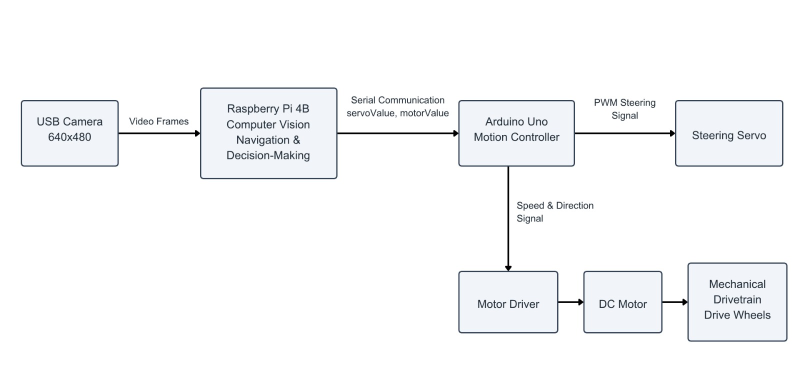
#> input picture others/WhatsApp Image 2026-09-15 at 14.56.41.jpeg, 1600 x 750 px, given in place of the camera (shown at 1/2 size)
$ python vision.py
#> lines starting #> are read from the running program, lines starting #| are printed output that depends on the picture; after the words box and inside, x2 and y2 are one past the last pixel; in counts of white or black regions, pixels touching at a corner belong together
#!/usr/bin/env python3

import cv2
import numpy as np


CAMERA_INDEX = 0
WIDTH = 640
HEIGHT = 480
FPS = 30

OBSTACLE_ROI = (50, 210, 590, 455)
DIRECTION_ROI = (20, 150, 620, 440)
LINE_ROI = (40, 220, 600, 440)
LEFT_ROI = (20, 260, 150, 455)
RIGHT_ROI = (490, 260, 620, 455)
FRONT_ROI = (145, 205, 495, 350)

WALL_THRESHOLD = 100
SIDE_WALL_HIGH = 0.22
FRONT_WALL_HIGH = 0.15

MIN_RED_OBSTACLE_AREA = 1800
MIN_GREEN_OBSTACLE_AREA = 1000
MIN_OBSTACLE_HEIGHT = 35
MAX_OBSTACLE_ASPECT = 1.8

MIN_LINE_AREA = 80
DIRECTION_CONFIRM_FRAMES = 3
DIRECTION_MIN_GAP = 20
LINE_CLEAR_FRAMES = 5
TOTAL_LINE_COUNT = 13

ORANGE_LOW = (8, 80, 70)
ORANGE_HIGH = (30, 255, 255)

BLUE_LOW = (90, 70, 80)
BLUE_HIGH = (140, 255, 255)

GREEN_LOW = (35, 45, 25)
GREEN_HIGH = (85, 255, 255)

RED1_LOW = (0, 100, 60)
RED1_HIGH = (7, 255, 255)
RED2_LOW = (173, 100, 60)
RED2_HIGH = (180, 255, 255)


class Vision:

    def __init__(self):
        self.cap = cv2.VideoCapture(CAMERA_INDEX)
        self.cap.set(cv2.CAP_PROP_FRAME_WIDTH, WIDTH)
        self.cap.set(cv2.CAP_PROP_FRAME_HEIGHT, HEIGHT)
        self.cap.set(cv2.CAP_PROP_FPS, FPS)

        self.direction = "UNKNOWN"
        self.first_color = None
        self.first_color_frames = 0

        self.line_count = 0
        self.line_locked = False
        self.line_clear_frames = 0
        self.counting_enabled = False
        self.waiting_for_start_clear = False
        self.race_complete = False

        print("[VISION] Camera started")
        print("[VISION] Direction: UNKNOWN")

    def crop(self, image, roi):
        x1, y1, x2, y2 = roi
        return image[y1:y2, x1:x2]

    def color_mask(self, hsv, lower, upper):
        lower = np.array(lower, dtype=np.uint8)
        upper = np.array(upper, dtype=np.uint8)
        mask = cv2.inRange(hsv, lower, upper)
        kernel = np.ones((3, 3), np.uint8)
        return cv2.morphologyEx(mask, cv2.MORPH_CLOSE, kernel)

    def largest_object(self, mask, min_area):
        contours, _ = cv2.findContours(mask, cv2.RETR_EXTERNAL, cv2.CHAIN_APPROX_SIMPLE)
        if not contours:
            return None

        valid = [c for c in contours if cv2.contourArea(c) >= min_area]
        if not valid:
            return None

        contour = max(valid, key=cv2.contourArea)
        area = cv2.contourArea(contour)
        x, y, w, h = cv2.boundingRect(contour)

        return {
            "x": x,
            "y": y,
            "w": w,
            "h": h,
            "cx": x + w // 2,
            "cy": y + h // 2,
            "area": area
        }

    def valid_obstacle(self, obj, color):
        if obj is None:
            return False

        if color == "RED" and obj["area"] < MIN_RED_OBSTACLE_AREA:
            return False
        elif color == "GREEN" and obj["area"] < MIN_GREEN_OBSTACLE_AREA:
            return False

        if obj["h"] < MIN_OBSTACLE_HEIGHT:
            return False

        aspect = obj["w"] / max(obj["h"], 1)
        if aspect > MAX_OBSTACLE_ASPECT:
            return False

        return True

    def create_wall_mask(self, frame):
        gray = cv2.cvtColor(frame, cv2.COLOR_BGR2GRAY)
        gray = cv2.GaussianBlur(gray, (5, 5), 0)
        _, mask = cv2.threshold(gray, WALL_THRESHOLD, 255, cv2.THRESH_BINARY_INV)
        kernel = np.ones((5, 5), np.uint8)
        return cv2.morphologyEx(mask, cv2.MORPH_OPEN, kernel)

    def wall_ratio(self, mask, roi):
        section = self.crop(mask, roi)
        if section.size == 0:
            return 0.0
        return np.count_nonzero(section) / section.size

    def detect_walls(self, frame):
        mask = self.create_wall_mask(frame)
        left = self.wall_ratio(mask, LEFT_ROI)
        front = self.wall_ratio(mask, FRONT_ROI)
        right = self.wall_ratio(mask, RIGHT_ROI)
        return left, front, right, mask

    def detect_obstacle(self, frame):
        x1, y1, x2, y2 = OBSTACLE_ROI
        roi = frame[y1:y2, x1:x2]
        hsv = cv2.cvtColor(roi, cv2.COLOR_BGR2HSV)

        green_mask = self.color_mask(hsv, GREEN_LOW, GREEN_HIGH)
        red1 = self.color_mask(hsv, RED1_LOW, RED1_HIGH)
        red2 = self.color_mask(hsv, RED2_LOW, RED2_HIGH)
        red_mask = cv2.bitwise_or(red1, red2)

        green = self.largest_object(green_mask, 200)
        red = self.largest_object(red_mask, 200)

        if not self.valid_obstacle(green, "GREEN"):
            green = None
        if not self.valid_obstacle(red, "RED"):
            red = None

        for obj in (green, red):
            if obj:
                obj["x"] += x1
                obj["y"] += y1
                obj["cx"] += x1
                obj["cy"] += y1

        if green and red:
            if green["area"] >= red["area"]:
                return "GREEN", green, green_mask, red_mask
            return "RED", red, green_mask, red_mask

        if green:
            return "GREEN", green, green_mask, red_mask
        if red:
            return "RED", red, green_mask, red_mask

        return "NO_OBSTACLE", None, green_mask, red_mask

    def detect_direction_lines(self, frame):
        x1, y1, x2, y2 = DIRECTION_ROI
        roi = frame[y1:y2, x1:x2]
        roi = cv2.GaussianBlur(roi, (3, 3), 0)
        hsv = cv2.cvtColor(roi, cv2.COLOR_BGR2HSV)

        orange_mask = self.color_mask(hsv, ORANGE_LOW, ORANGE_HIGH)
        blue_mask = self.color_mask(hsv, BLUE_LOW, BLUE_HIGH)

        orange = self.largest_object(orange_mask, MIN_LINE_AREA)
        blue = self.largest_object(blue_mask, MIN_LINE_AREA)

        if blue is not None and blue["h"] > blue["w"] * 1.5:
            blue = None

        if orange:
            orange["x"] += x1
            orange["y"] += y1
            orange["cx"] += x1
            orange["cy"] += y1

        if blue:
            blue["x"] += x1
            blue["y"] += y1
            blue["cx"] += x1
            blue["cy"] += y1

        return orange, blue

    def detect_lines(self, frame):
        x1, y1, x2, y2 = LINE_ROI
        roi = frame[y1:y2, x1:x2]
        roi = cv2.GaussianBlur(roi, (3, 3), 0)
        hsv = cv2.cvtColor(roi, cv2.COLOR_BGR2HSV)

        orange_mask = self.color_mask(hsv, ORANGE_LOW, ORANGE_HIGH)
        blue_mask = self.color_mask(hsv, BLUE_LOW, BLUE_HIGH)

        orange = self.largest_object(orange_mask, MIN_LINE_AREA)
        blue = self.largest_object(blue_mask, MIN_LINE_AREA)

        if blue is not None and blue["h"] > blue["w"] * 1.5:
            blue = None

        if orange:
            orange["x"] += x1
            orange["y"] += y1
            orange["cx"] += x1
            orange["cy"] += y1

        if blue:
            blue["x"] += x1
            blue["y"] += y1
            blue["cx"] += x1
            blue["cy"] += y1

        return orange, blue, orange_mask, blue_mask

    def update_direction(self, orange, blue):
        if self.direction != "UNKNOWN":
            return

        if orange is None or blue is None:
            self.first_color = None
            self.first_color_frames = 0
            return

        orange_y = orange["cy"]
        blue_y = blue["cy"]
        gap = abs(orange_y - blue_y)

        if gap < DIRECTION_MIN_GAP:
            self.first_color = None
            self.first_color_frames = 0
            print("[DIR] WAIT | GAP:", gap)
            return

        current = "ORANGE" if orange_y > blue_y else "BLUE"

        if current == self.first_color:
            self.first_color_frames += 1
        else:
            self.first_color = current
            self.first_color_frames = 1

        print(f"[DIR] {current} {self.first_color_frames}/{DIRECTION_CONFIRM_FRAMES} | O: {orange_y} | B: {blue_y} | GAP: {gap}")

        if self.first_color_frames < DIRECTION_CONFIRM_FRAMES:
            return

        self.direction = "CLOCKWISE" if current == "ORANGE" else "COUNTERCLOCKWISE"
        self.waiting_for_start_clear = True

        print("\n==============================")
        print("[DIRECTION LOCKED]", self.direction)
        print("==============================\n")

    def update_counting_state(self, orange, blue):
        if self.direction == "UNKNOWN" or self.counting_enabled:
            return

        if self.waiting_for_start_clear and orange is None and blue is None:
            self.waiting_for_start_clear = False
            self.counting_enabled = True
            self.line_locked = False
            self.line_clear_frames = 0
            print("[LINE COUNTING ENABLED]")

    def update_line_count(self, orange, blue):
        if not self.counting_enabled or self.race_complete:
            return False

        line_present = orange is not None or blue is not None

        if line_present:
            self.line_clear_frames = 0

            if not self.line_locked:
                self.line_count += 1
                self.line_locked = True

                if orange is not None and blue is not None:
                    detected = "ORANGE+BLUE"
                elif orange is not None:
                    detected = "ORANGE"
                else:
                    detected = "BLUE"

                print(f"[LINE CROSSING] {self.line_count}/{TOTAL_LINE_COUNT} | {detected}")

                if self.line_count % 4 == 0:
                    print("[LAP COMPLETED]", self.line_count // 4)

                if self.line_count >= TOTAL_LINE_COUNT:
                    self.race_complete = True
                    print("\n==============================")
                    print("[3 LAPS COMPLETED]")
                    print("==============================\n")

                return True
            return False

        if self.line_locked:
            self.line_clear_frames += 1
            if self.line_clear_frames >= LINE_CLEAR_FRAMES:
                self.line_locked = False
                self.line_clear_frames = 0
                print("[LINE COUNTER ARMED]")

        return False

    def navigation_hint(self, front, left, right):
        if front > FRONT_WALL_HIGH:
            if self.direction == "CLOCKWISE":
                return "RIGHT_TURN"
            if self.direction == "COUNTERCLOCKWISE":
                return "LEFT_TURN"
            return "FRONT_WALL"

        left_high = left > SIDE_WALL_HIGH
        right_high = right > SIDE_WALL_HIGH

        if left_high and not right_high:
            return "RIGHT_CORRECT"
        if right_high and not left_high:
            return "LEFT_CORRECT"

        return "STRAIGHT"

    def process(self):
        ok, frame = self.cap.read()
#> frame is the input picture: shape (750, 1600, 3); mean B, G, R 249.4, 248.4, 247.6
        if not ok:
            return {"ok": False}

        frame = cv2.resize(frame, (WIDTH, HEIGHT))
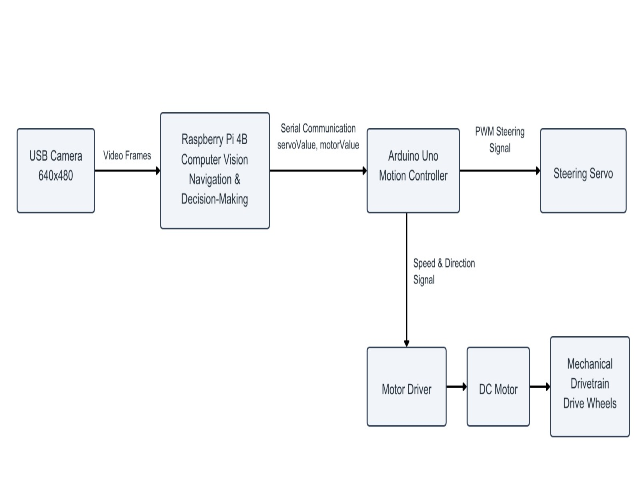
#> frame: shape (480, 640, 3); mean B, G, R 249.5, 248.4, 247.7

        obstacle, obstacle_data, green_mask, red_mask = self.detect_obstacle(frame)
#> in detect_obstacle, `roi = frame[y1:y2, x1:x2]`:
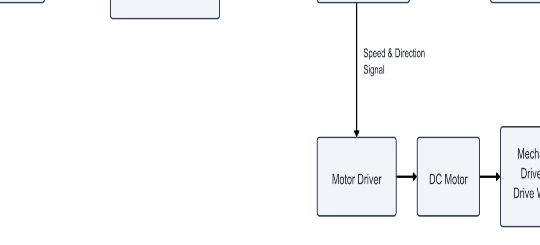
#> roi: shape (245, 540, 3); mean B, G, R 250.7, 249.9, 249.3
#> in largest_object, `contours, _ = cv2.findContours(mask, cv2.RETR_EXTERNAL, cv2.CHAIN_APPR..`: contours = []
#> obstacle = 'NO_OBSTACLE'
        orange, blue, orange_mask, blue_mask = self.detect_lines(frame)
#> in detect_lines, `roi = cv2.GaussianBlur(roi, (3, 3), 0)`:
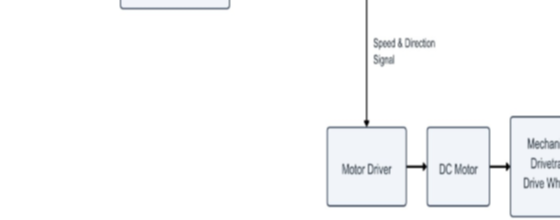
#> roi: shape (220, 560, 3); mean B, G, R 250.7, 249.8, 249.2

        if self.direction == "UNKNOWN":
            dir_orange, dir_blue = self.detect_direction_lines(frame)
#> in detect_direction_lines, `roi = cv2.GaussianBlur(roi, (3, 3), 0)`:
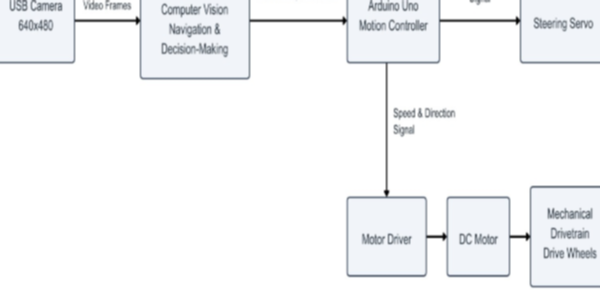
#> roi: shape (290, 600, 3); mean B, G, R 247.6, 246.2, 245.1
            self.update_direction(dir_orange, dir_blue)

        self.update_counting_state(orange, blue)
        line_event = self.update_line_count(orange, blue)
#> line_event = False
        left, front, right, wall_mask = self.detect_walls(frame)
#> in create_wall_mask, `gray = cv2.GaussianBlur(gray, (5, 5), 0)`:
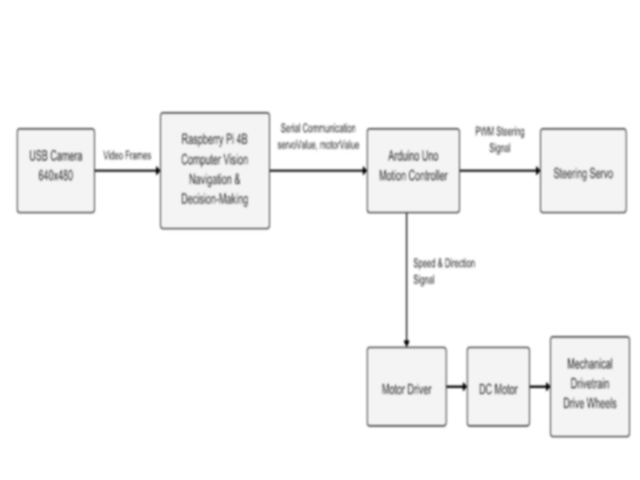
#> gray: shape (480, 640); min 14, max 255, mean 248.4
#> in create_wall_mask, `_, mask = cv2.threshold(gray, WALL_THRESHOLD, 255, cv2.THRESH_BINARY_I..`:
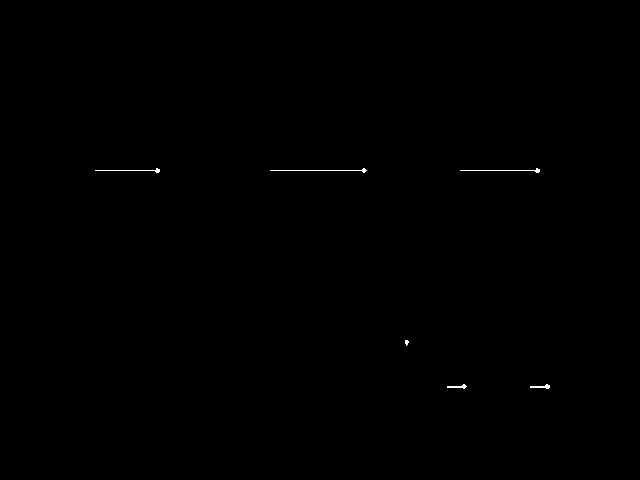
#> mask: shape (480, 640); 0.13% white in thin lines or dots, all inside (x1, y1, x2, y2) = (95, 168, 550, 389)
#> in detect_walls, `left = self.wall_ratio(mask, LEFT_ROI)`: left = 0
#> left = 0; front = 0; right = 0

        front_state = "FRONT_WALL" if front > FRONT_WALL_HIGH else "FRONT_CLEAR"
#> front_state = 'FRONT_CLEAR'
        navigation = self.navigation_hint(front, left, right)
#> in navigation_hint, `left_high = left > SIDE_WALL_HIGH`: left_high = False
#> navigation = 'STRAIGHT'
        completed_laps = min(self.line_count // 4, 3)

        return {
            "ok": True,
            "direction": self.direction,
            "direction_locked": self.direction != "UNKNOWN",
            "obstacle": obstacle,
            "obstacle_data": obstacle_data,
            "orange_detected": orange is not None,
            "blue_detected": blue is not None,
            "orange_data": orange,
            "blue_data": blue,
            "line_count": self.line_count,
            "line_event": line_event,
            "counting_enabled": self.counting_enabled,
            "line_locked": self.line_locked,
            "completed_laps": completed_laps,
            "race_complete": self.race_complete,
            "left_wall": round(left, 3),
            "front_wall": round(front, 3),
            "right_wall": round(right, 3),
            "front_state": front_state,
            "navigation": navigation,
            "frame": frame,
            "wall_mask": wall_mask,
            "orange_mask": orange_mask,
            "blue_mask": blue_mask,
            "red_mask": red_mask,
            "green_mask": green_mask
        }

    def draw_roi(self, frame, roi, label, color):
        x1, y1, x2, y2 = roi
        cv2.rectangle(frame, (x1, y1), (x2, y2), color, 2)
        cv2.putText(frame, label, (x1 + 5, y1 + 18), cv2.FONT_HERSHEY_SIMPLEX, 0.42, color, 1)

    def draw_object(self, frame, obj, label, color):
        if obj is None:
            return
        x1, y1 = obj["x"], obj["y"]
        x2, y2 = x1 + obj["w"], y1 + obj["h"]
        cv2.rectangle(frame, (x1, y1), (x2, y2), color, 2)
        cv2.circle(frame, (obj["cx"], obj["cy"]), 5, color, -1)
        cv2.putText(frame, label, (x1, max(20, y1 - 5)), cv2.FONT_HERSHEY_SIMPLEX, 0.45, color, 2)

    def draw_debug(self, frame, data):
        self.draw_roi(frame, LEFT_ROI, f"L {data['left_wall']}", (255, 255, 255))
        self.draw_roi(frame, FRONT_ROI, f"FRONT {data['front_wall']}", (255, 255, 255))
        self.draw_roi(frame, RIGHT_ROI, f"R {data['right_wall']}", (255, 255, 255))
        self.draw_roi(frame, OBSTACLE_ROI, "OBSTACLE", (0, 255, 255))

        if data["direction"] == "UNKNOWN":
            self.draw_roi(frame, DIRECTION_ROI, "DIRECTION", (255, 0, 255))

        self.draw_roi(frame, LINE_ROI, "LINE", (255, 255, 0))

        self.draw_object(frame, data["orange_data"], "ORANGE", (0, 165, 255))
        self.draw_object(frame, data["blue_data"], "BLUE", (255, 0, 0))

        obstacle_color = (0, 255, 0) if data["obstacle"] == "GREEN" else (0, 0, 255)
        self.draw_object(frame, data["obstacle_data"], data["obstacle"], obstacle_color)

        cv2.putText(frame, f"DIR: {data['direction']}", (10, 25), cv2.FONT_HERSHEY_SIMPLEX, 0.6, (255, 255, 255), 2)
        cv2.putText(frame, f"NAV: {data['navigation']}", (10, 50), cv2.FONT_HERSHEY_SIMPLEX, 0.6, (255, 255, 255), 2)
        cv2.putText(frame, f"OBS: {data['obstacle']}", (10, 75), cv2.FONT_HERSHEY_SIMPLEX, 0.6, (255, 255, 255), 2)
        cv2.putText(frame, f"LINES: {data['line_count']}/{TOTAL_LINE_COUNT}", (10, 100), cv2.FONT_HERSHEY_SIMPLEX, 0.6, (255, 255, 255), 2)
        cv2.putText(frame, f"LAPS: {data['completed_laps']}/3", (10, 125), cv2.FONT_HERSHEY_SIMPLEX, 0.6, (255, 255, 255), 2)
        cv2.putText(frame, data["front_state"], (10, 150), cv2.FONT_HERSHEY_SIMPLEX, 0.55, (255, 255, 255), 2)

        return frame

    def print_status(self, data):
        print(
            "DIR:", data["direction"],
            "| NAV:", data["navigation"],
            "| OBS:", data["obstacle"],
            "| ORANGE:", data["orange_detected"],
            "| BLUE:", data["blue_detected"],
            "| L:", data["left_wall"],
            "| F:", data["front_wall"],
            "| R:", data["right_wall"],
            "| LINE:", data["line_count"],
            "| LAP:", data["completed_laps"],
            "| COMPLETE:", data["race_complete"]
        )

    def close(self):
        self.cap.release()
        cv2.destroyAllWindows()
        print("[VISION] Closed")


if __name__ == "__main__":
    vision = Vision()

    try:
        while True:
            data = vision.process()
#> data = 26 items
            if not data["ok"]:
                print("[ERROR] Camera failed")
                break

            vision.print_status(data)
#| DIR: UNKNOWN | NAV: STRAIGHT | OBS: NO_OBSTACLE | ORANGE: False | BLUE: False | L: 0.0 | F: 0.0 | R: 0.0 | LINE: 0 | LAP: 0 | COMPLETE: False
            debug = vision.draw_debug(data["frame"].copy(), data)
#> in draw_debug, `obstacle_color = (0, 255, 0) if data["obstacle"] == "GREEN" else (0, 0..`: obstacle_color = (0, 0, 255)
#> in draw_debug, `cv2.putText(frame, data["front_state"], (10, 150), cv2.FONT_HERSHEY_SI..`:
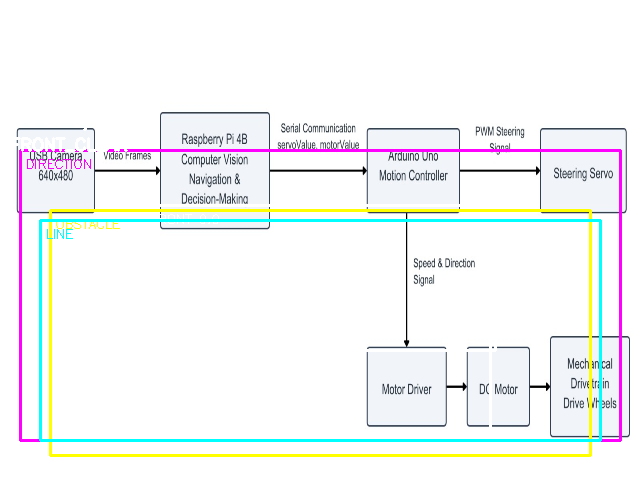
#> frame: shape (480, 640, 3); mean of channels 0, 1, 2 245.8, 245.8, 244.2; drawn as B, G, R

            cv2.imshow("WRO Vision", debug)
            cv2.imshow("Blue Mask", data["blue_mask"])
            cv2.imshow("Orange Mask", data["orange_mask"])
            cv2.imshow("Red Mask", data["red_mask"])
            cv2.imshow("Wall Mask", data["wall_mask"])

            if cv2.waitKey(1) & 0xFF == ord("q"):
#> (key q is pressed here)
                break

    except KeyboardInterrupt:
        print("\n[VISION] Interrupted")

    finally:
        vision.close()

$ run again, on others/Chassis and Drivetrain.jpeg
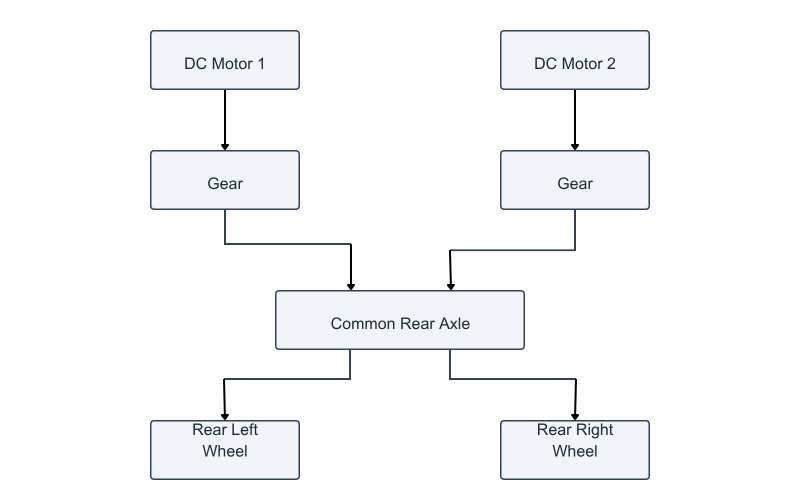
#> input picture others/Chassis and Drivetrain.jpeg, 1600 x 1000 px, given in place of the camera (shown at 1/2 size)
#> in process, frame is the input picture: shape (1000, 1600, 3); mean B, G, R 250, 249, 248.2
#> contours = []
#> obstacle = 'NO_OBSTACLE'
#> contours = 3 contours, all with area under 20
#> line_event = False
#> in create_wall_mask, `_, mask = cv2.threshold(gray, WALL_THRESHOLD, 255, cv2.THRESH_BINARY_I..`:
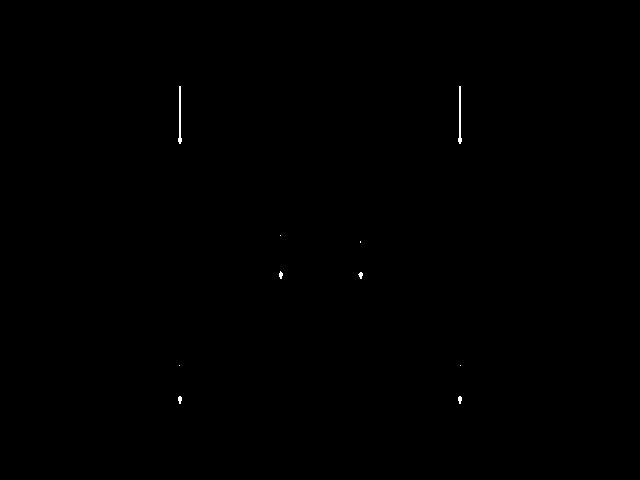
#> mask: shape (480, 640); 0.11% white in thin lines or dots, all inside (x1, y1, x2, y2) = (178, 86, 462, 404)
#> in detect_walls, `left = self.wall_ratio(mask, LEFT_ROI)`: left = 0
#> front_state = 'FRONT_CLEAR'
#> left_high = False
#> navigation = 'STRAIGHT'
#> data = 26 items
#| DIR: UNKNOWN | NAV: STRAIGHT | OBS: NO_OBSTACLE | ORANGE: False | BLUE: False | L: 0.0 | F: 0.0 | R: 0.0 | LINE: 0 | LAP: 0 | COMPLETE: False
#> obstacle_color = (0, 0, 255)
#> in draw_debug, `cv2.putText(frame, data["front_state"], (10, 150), cv2.FONT_HERSHEY_SI..`:
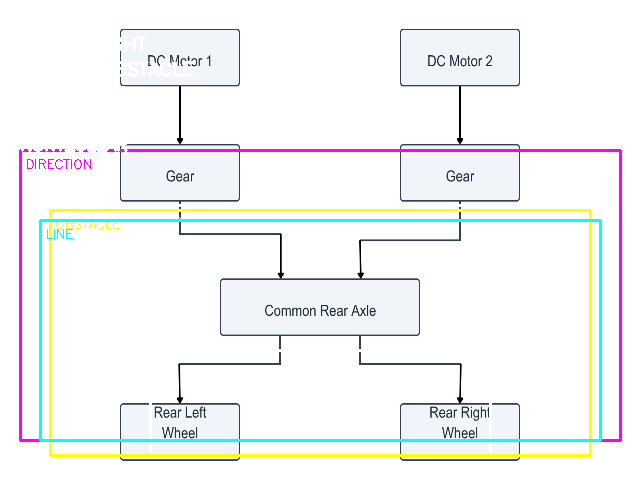
#> frame: shape (480, 640, 3); mean of channels 0, 1, 2 246.1, 246.1, 244.4; drawn as B, G, R
